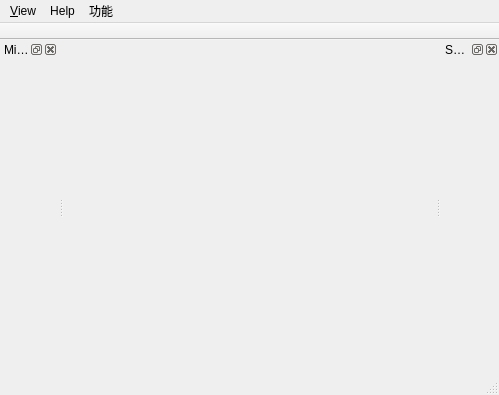
<?xml version="1.0" encoding="UTF-8"?>
<ui version="4.0">
 <class>MainWindow</class>
 <widget class="QMainWindow" name="MainWindow">
  <property name="geometry">
   <rect>
    <x>0</x>
    <y>0</y>
    <width>499</width>
    <height>395</height>
   </rect>
  </property>
  <property name="windowTitle">
   <string>乾坤物联定位引擎</string>
  </property>
  <property name="windowIcon">
   <iconset>
    <normaloff>:/icons/DWctrler.ico</normaloff>:/icons/DWctrler.ico</iconset>
  </property>
  <widget class="GraphicsWidget" name="graphicsWidget"/>
  <widget class="QMenuBar" name="menuBar">
   <property name="geometry">
    <rect>
     <x>0</x>
     <y>0</y>
     <width>499</width>
     <height>23</height>
    </rect>
   </property>
   <widget class="QMenu" name="viewMenu">
    <property name="title">
     <string>&amp;View</string>
    </property>
   </widget>
   <widget class="QMenu" name="helpMenu">
    <property name="title">
     <string>Help</string>
    </property>
    <addaction name="actionAbout"/>
   </widget>
   <widget class="QMenu" name="menu">
    <property name="title">
     <string>功能</string>
    </property>
    <addaction name="actionConfigServer"/>
    <addaction name="actionScanConfig"/>
    <addaction name="actionTagManage"/>
   </widget>
   <addaction name="viewMenu"/>
   <addaction name="helpMenu"/>
   <addaction name="menu"/>
  </widget>
  <widget class="QToolBar" name="mainToolBar">
   <property name="movable">
    <bool>false</bool>
   </property>
   <property name="floatable">
    <bool>false</bool>
   </property>
   <attribute name="toolBarArea">
    <enum>TopToolBarArea</enum>
   </attribute>
   <attribute name="toolBarBreak">
    <bool>false</bool>
   </attribute>
  </widget>
  <widget class="QStatusBar" name="statusBar"/>
  <widget class="QDockWidget" name="viewSettings_dw">
   <property name="windowTitle">
    <string>Settings</string>
   </property>
   <attribute name="dockWidgetArea">
    <number>2</number>
   </attribute>
   <widget class="ViewSettingsWidget" name="viewSettings_w"/>
  </widget>
  <widget class="QDockWidget" name="minimap_dw">
   <property name="windowTitle">
    <string>Minimap</string>
   </property>
   <attribute name="dockWidgetArea">
    <number>1</number>
   </attribute>
   <widget class="MinimapView" name="minimap"/>
  </widget>
  <action name="actionAbout">
   <property name="text">
    <string>About</string>
   </property>
  </action>
  <action name="actionConfig">
   <property name="text">
    <string>Channel Config</string>
   </property>
  </action>
  <action name="actionSetServer">
   <property name="text">
    <string>设置TCP服务器</string>
   </property>
  </action>
  <action name="actionConfigServer">
   <property name="text">
    <string>配置TCP服务器地址</string>
   </property>
  </action>
  <action name="actionScanConfig">
   <property name="text">
    <string>系统参数配置</string>
   </property>
  </action>
  <action name="actionTagManage">
   <property name="text">
    <string>设备管理</string>
   </property>
  </action>
  <action name="actionDd">
   <property name="text">
    <string>基站扫描</string>
   </property>
  </action>
  <action name="actionDddd">
   <property name="text">
    <string>参数下发</string>
   </property>
  </action>
 </widget>
 <layoutdefault spacing="6" margin="11"/>
 <customwidgets>
  <customwidget>
   <class>ViewSettingsWidget</class>
   <extends>QWidget</extends>
   <header>ViewSettingsWidget.h</header>
   <container>1</container>
  </customwidget>
  <customwidget>
   <class>GraphicsWidget</class>
   <extends>QWidget</extends>
   <header>GraphicsWidget.h</header>
   <container>1</container>
  </customwidget>
  <customwidget>
   <class>MinimapView</class>
   <extends>QWidget</extends>
   <header>MinimapView.h</header>
   <container>1</container>
  </customwidget>
 </customwidgets>
 <resources/>
 <connections/>
</ui>
